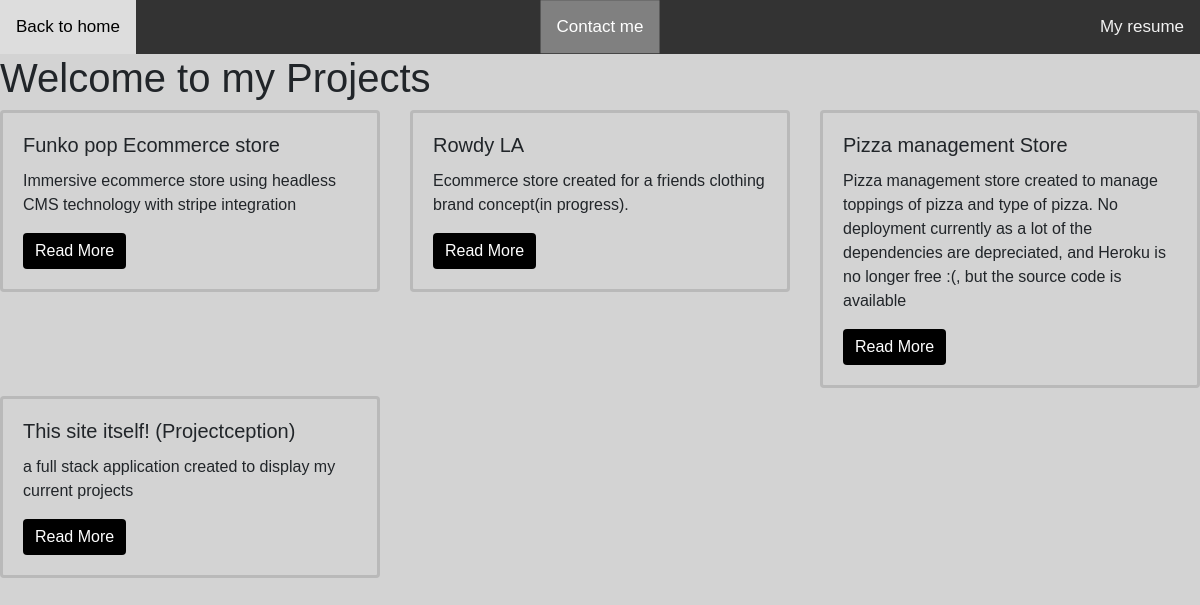
Before: / with the older database file.
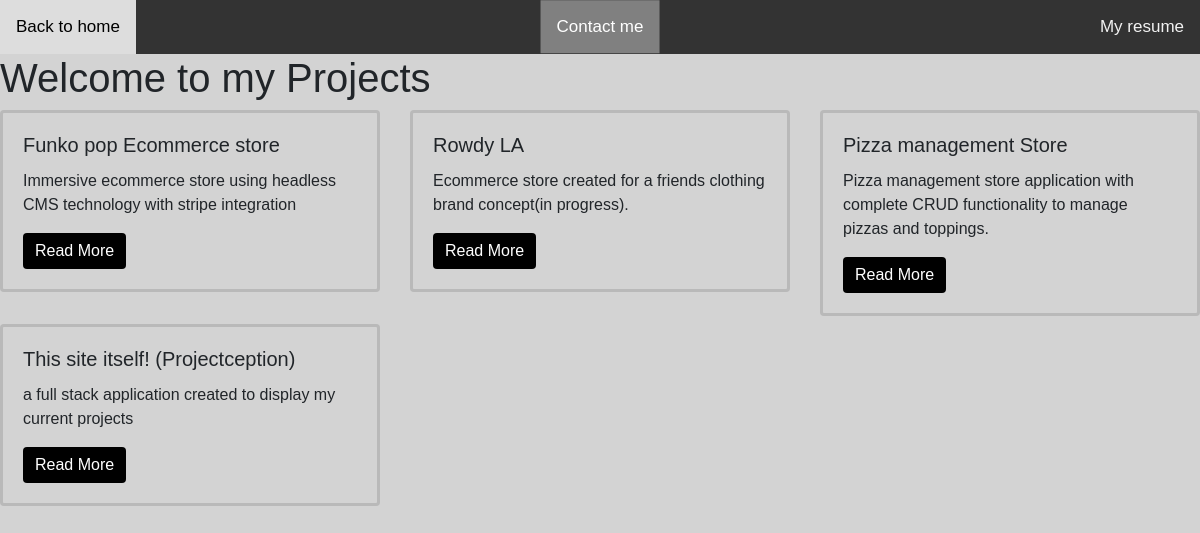
After: the same page with the newer database file.
### proj/models.py (models this page shows)
class Proj(models.Model):
	title = models.CharField(max_length=100)
	description = models.TextField()
	technology = models.CharField(max_length=20)
	image = models.FilePathField(path='/img')

### proj/views.py (the view)
# urls.py: path('', views.project_index, name ="project_index"),
def project_index(request):
    projs = Proj.objects.all()
    context = {
        "projs": projs
    }
    return render(request, "project_index.html", context)

### proj/templates/project_index.html (shortened to what this page needs)
{% extends 'base.html' %}
{%load static %}
{%block page_content %}
<h1>Welcome to my Projects</h1>
<div class="row">
    {% for proj in projs %}
        <div class="col-md-4">
            <div class="card mb-2">
                <div class="card-body">
                    <h5 class="card-title">{{ proj.title }}</h5>
                    <p class="card-text">{{ proj.description }}</p>
                    <a href="{% url 'proj_detail' proj.pk %}"
                       class="btn btn-primary">
                        Read More
                    </a>
                </div>
            </div>
        </div>
        {% endfor %}
    </div>
    {% endblock %}

### personal_portfolio/templates/base.html (shortened to what this page needs)
<link rel="stylesheet" href="https://stackpath.bootstrapcdn.com/bootstrap/4.1.3/css/bootstrap.min.css">
{% load static %}
<head>
  <link rel="stylesheet" type="text/css" href="{% static 'css/styles.css' %}">
</head>
<div class="topnav">
    <div class="topnav-centered">
        <a href="mailto:matillman95@gmail.com" style='text-decoration: none' class='active'>Contact me</a>    </div>
    <a href="http://mikeatillman.com/">Back to home</a>
    <div class="topnav-right">
        <a href='https://docs.google.com/document/d/1Ow-vjSC-hTmxOChU9gfIlUVpnn6BVZdS/edit?usp=sharing&ouid=103905365095766595067&rtpof=true&sd=true' style= 'text-decoration: none'> My resume </a>
    </div>
</div>
{% block page_content %}{% endblock %}

### static/css/styles.css (style rules this page uses)
.card.mb-2 { background-color: #D3D3D3; border-width: 3px; }
.btn.btn-primary { border: black; background-color: black; }
.topnav { position: relative; background-color: #333; overflow: hidden; }
* { box-sizing: border-box; padding: 0; margin: 0; }
.topnav a { float: left; color: #f2f2f2; text-align: center; padding: 14px 16px; text-decoration: none; font-size: 17px; }
.topnav a.active { background-color: grey; color: white; }
.topnav-centered a { float: none; position: absolute; top: 50%; left: 50%; transform: translate(-50%, -50%); }
.topnav-right { float: right; }

Changed rows visible on the page:
changed Proj "Pizza management Store": description "Pizza management store created to manage toppings of pizza and type of pizza. No deployment currently as a lot of the dependencies are depreciated, and Heroku is no longer free :(, but the source code is available" → "Pizza management store application with complete CRUD functionality to manage pizzas and toppings."
